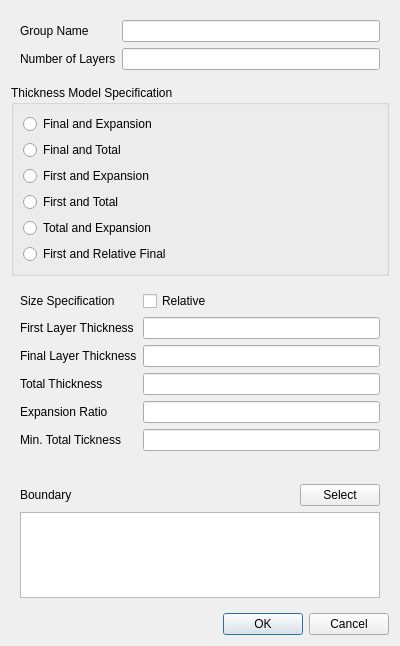
<?xml version="1.0" encoding="UTF-8"?>
<ui version="4.0">
 <class>BoundarySettingDialog</class>
 <widget class="QDialog" name="BoundarySettingDialog">
  <property name="geometry">
   <rect>
    <x>0</x>
    <y>0</y>
    <width>400</width>
    <height>646</height>
   </rect>
  </property>
  <property name="windowTitle">
   <string>Boundary Setting</string>
  </property>
  <layout class="QVBoxLayout" name="verticalLayout_3">
   <item>
    <widget class="QWidget" name="widget" native="true">
     <layout class="QFormLayout" name="formLayout">
      <item row="0" column="0">
       <widget class="QLabel" name="label_2">
        <property name="text">
         <string>Group Name</string>
        </property>
       </widget>
      </item>
      <item row="0" column="1">
       <widget class="QLineEdit" name="groupName"/>
      </item>
      <item row="1" column="0">
       <widget class="QLabel" name="label">
        <property name="text">
         <string>Number of Layers</string>
        </property>
       </widget>
      </item>
      <item row="1" column="1">
       <widget class="QLineEdit" name="numberOfLayers"/>
      </item>
     </layout>
    </widget>
   </item>
   <item>
    <widget class="QGroupBox" name="groupBox">
     <property name="title">
      <string>Thickness Model Specification</string>
     </property>
     <layout class="QVBoxLayout" name="verticalLayout_21">
      <item>
       <widget class="QRadioButton" name="finalAndExpansion">
        <property name="text">
         <string>Final and Expansion</string>
        </property>
        <attribute name="buttonGroup">
         <string notr="true">thicknessModelSpecificationRadios</string>
        </attribute>
       </widget>
      </item>
      <item>
       <widget class="QRadioButton" name="finalAndOverall">
        <property name="text">
         <string>Final and Total</string>
        </property>
        <attribute name="buttonGroup">
         <string notr="true">thicknessModelSpecificationRadios</string>
        </attribute>
       </widget>
      </item>
      <item>
       <widget class="QRadioButton" name="firstAndExpansion">
        <property name="text">
         <string>First and Expansion</string>
        </property>
        <attribute name="buttonGroup">
         <string notr="true">thicknessModelSpecificationRadios</string>
        </attribute>
       </widget>
      </item>
      <item>
       <widget class="QRadioButton" name="firstAndOverall">
        <property name="text">
         <string>First and Total</string>
        </property>
        <attribute name="buttonGroup">
         <string notr="true">thicknessModelSpecificationRadios</string>
        </attribute>
       </widget>
      </item>
      <item>
       <widget class="QRadioButton" name="overallAndExpansion">
        <property name="text">
         <string>Total and Expansion</string>
        </property>
        <attribute name="buttonGroup">
         <string notr="true">thicknessModelSpecificationRadios</string>
        </attribute>
       </widget>
      </item>
      <item>
       <widget class="QRadioButton" name="firstAndRelativeFinal">
        <property name="text">
         <string>First and Relative Final</string>
        </property>
        <attribute name="buttonGroup">
         <string notr="true">thicknessModelSpecificationRadios</string>
        </attribute>
       </widget>
      </item>
     </layout>
    </widget>
   </item>
   <item>
    <widget class="QWidget" name="thickness" native="true">
     <layout class="QFormLayout" name="formLayout_7">
      <item row="0" column="0">
       <widget class="QLabel" name="label_31">
        <property name="text">
         <string>Size Specification</string>
        </property>
       </widget>
      </item>
      <item row="0" column="1">
       <widget class="QCheckBox" name="sizeSpecificationRelative">
        <property name="text">
         <string>Relative</string>
        </property>
       </widget>
      </item>
      <item row="1" column="0">
       <widget class="QLabel" name="label_32">
        <property name="text">
         <string>First Layer Thickness</string>
        </property>
       </widget>
      </item>
      <item row="1" column="1">
       <widget class="QLineEdit" name="firstLayerThickness"/>
      </item>
      <item row="2" column="1">
       <widget class="QLineEdit" name="finalLayerThickness"/>
      </item>
      <item row="2" column="0">
       <widget class="QLabel" name="label_33">
        <property name="text">
         <string>Final Layer Thickness</string>
        </property>
       </widget>
      </item>
      <item row="3" column="0">
       <widget class="QLabel" name="label_34">
        <property name="text">
         <string>Total Thickness</string>
        </property>
       </widget>
      </item>
      <item row="3" column="1">
       <widget class="QLineEdit" name="totalThickness"/>
      </item>
      <item row="4" column="0">
       <widget class="QLabel" name="label_35">
        <property name="text">
         <string>Expansion Ratio</string>
        </property>
       </widget>
      </item>
      <item row="4" column="1">
       <widget class="QLineEdit" name="expansionRatio"/>
      </item>
      <item row="5" column="0">
       <widget class="QLabel" name="label_36">
        <property name="text">
         <string>Min. Total Tickness</string>
        </property>
       </widget>
      </item>
      <item row="5" column="1">
       <widget class="QLineEdit" name="minTotalTickness"/>
      </item>
     </layout>
    </widget>
   </item>
   <item>
    <widget class="QWidget" name="widget_2" native="true">
     <layout class="QVBoxLayout" name="verticalLayout_2">
      <item>
       <widget class="QWidget" name="widget_4" native="true">
        <layout class="QHBoxLayout" name="horizontalLayout">
         <property name="leftMargin">
          <number>0</number>
         </property>
         <property name="rightMargin">
          <number>0</number>
         </property>
         <property name="bottomMargin">
          <number>0</number>
         </property>
         <item>
          <widget class="QLabel" name="label_4">
           <property name="text">
            <string>Boundary</string>
           </property>
          </widget>
         </item>
         <item>
          <spacer name="horizontalSpacer">
           <property name="orientation">
            <enum>Qt::Horizontal</enum>
           </property>
           <property name="sizeHint" stdset="0">
            <size>
             <width>229</width>
             <height>20</height>
            </size>
           </property>
          </spacer>
         </item>
         <item>
          <widget class="QPushButton" name="select">
           <property name="text">
            <string>Select</string>
           </property>
          </widget>
         </item>
        </layout>
       </widget>
      </item>
      <item>
       <widget class="QListWidget" name="boundaries"/>
      </item>
     </layout>
    </widget>
   </item>
   <item>
    <widget class="QDialogButtonBox" name="buttonBox">
     <property name="orientation">
      <enum>Qt::Horizontal</enum>
     </property>
     <property name="standardButtons">
      <set>QDialogButtonBox::Cancel|QDialogButtonBox::Ok</set>
     </property>
    </widget>
   </item>
  </layout>
 </widget>
 <resources/>
 <connections>
  <connection>
   <sender>buttonBox</sender>
   <signal>accepted()</signal>
   <receiver>BoundarySettingDialog</receiver>
   <slot>accept()</slot>
   <hints>
    <hint type="sourcelabel">
     <x>248</x>
     <y>254</y>
    </hint>
    <hint type="destinationlabel">
     <x>157</x>
     <y>274</y>
    </hint>
   </hints>
  </connection>
  <connection>
   <sender>buttonBox</sender>
   <signal>rejected()</signal>
   <receiver>BoundarySettingDialog</receiver>
   <slot>reject()</slot>
   <hints>
    <hint type="sourcelabel">
     <x>316</x>
     <y>260</y>
    </hint>
    <hint type="destinationlabel">
     <x>286</x>
     <y>274</y>
    </hint>
   </hints>
  </connection>
 </connections>
 <buttongroups>
  <buttongroup name="thicknessModelSpecificationRadios"/>
 </buttongroups>
</ui>
